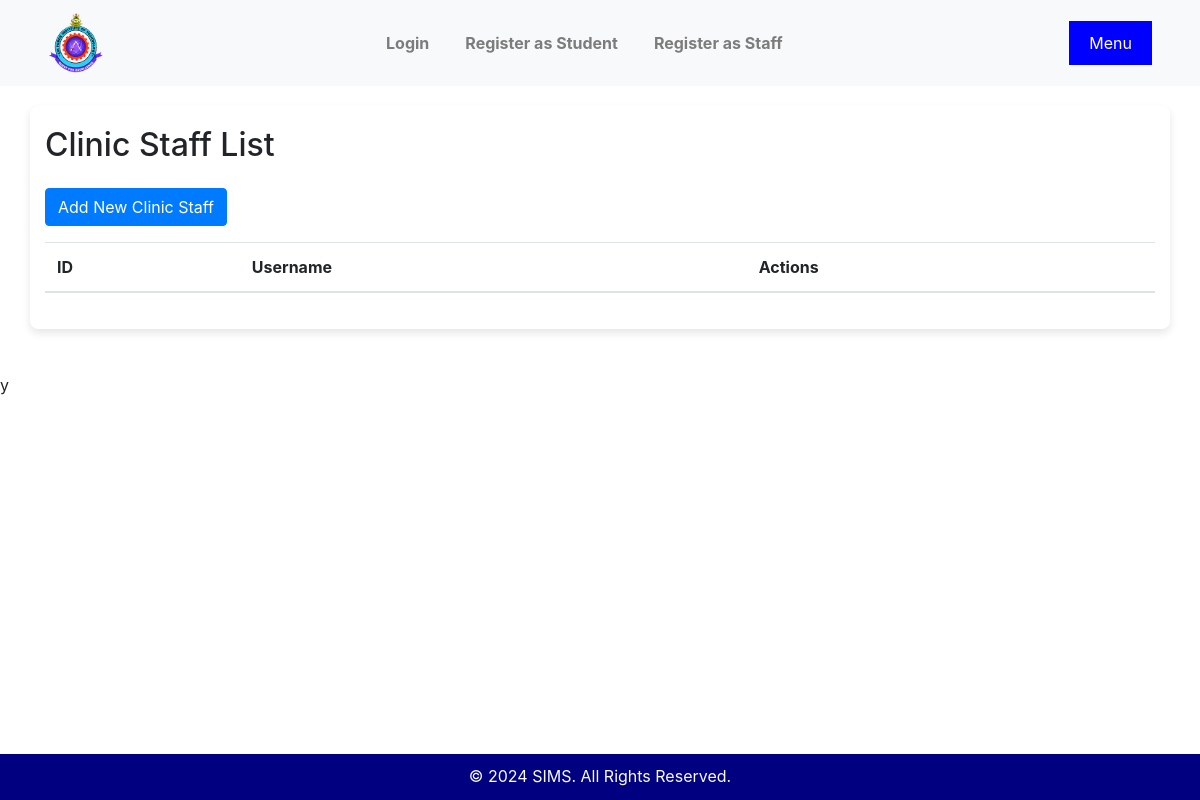
/clinicstaff/, run on an earlier commit of the app's database.
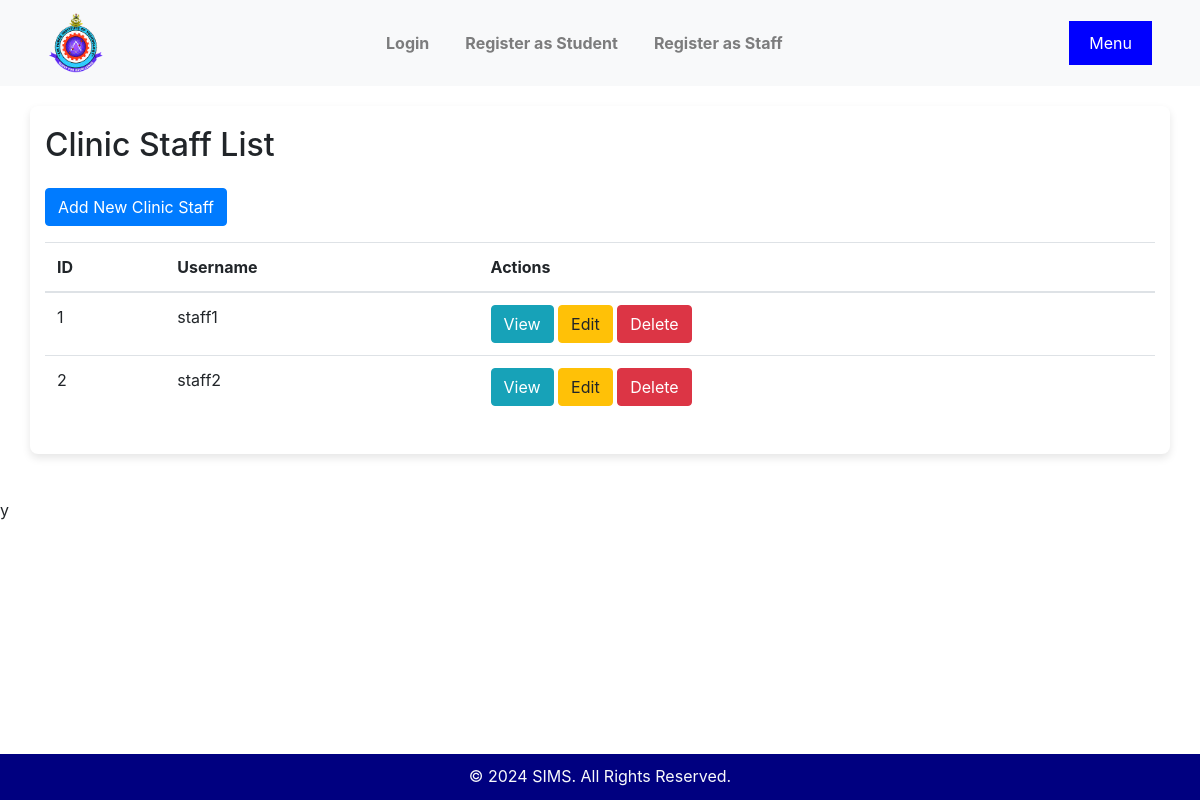
And on a later commit of the database.
### ims/models.py (models this page shows, shortened)
class ClinicStaff(models.Model):
    user = models.OneToOneField(User, on_delete=models.CASCADE)

### users/models.py (models this page shows, shortened)
class CustomUser(AbstractUser):
    ROLE_CHOICES = [
        ('ADMIN', 'Admin'),
        ('STUDENT', 'Student'),
        ('LECTURER', 'Lecturer'),
        ('CLINIC_STAFF', 'Clinic Staff'),
    ]
    role = models.CharField(max_length=20, choices=ROLE_CHOICES)
    Approved = models.BooleanField(default=True)
    objects = CustomUserManager()

### ims/views.py (the view)
# urls.py: path('clinicstaff/', views.ClinicStaffListView.as_view(), name='clinicstaff_list'),
class ClinicStaffListView(ListView):
    model = ClinicStaff
    context_object_name = 'clinicstaffs'
    template_name = 'clinic_staff/clinicstaff_list.html'

### templates/clinic_staff/clinicstaff_list.html (shortened to what this page needs)
{% extends 'base.html' %}
{% block content %}
    <h2>Clinic Staff List</h2>
    <a href="{% url 'clinicstaff_create' %}" class="btn btn-primary my-3">Add New Clinic Staff</a>
    <table class="table">
        <thead>
            <tr>
                <th>ID</th>
                <th>Username</th>
                <th>Actions</th>
            </tr>
        </thead>
        <tbody>
            {% for staff in clinicstaffs %}
                <tr>
                    <td>{{ staff.id }}</td>
                    <td>{{ staff.user.username }}</td>
                    <td>
                        <a href="{% url 'clinicstaff_detail' staff.id %}" class="btn btn-info">View</a>
                        <a href="{% url 'clinicstaff_update' staff.id %}" class="btn btn-warning">Edit</a>
                        <a href="{% url 'clinicstaff_delete' staff.id %}" class="btn btn-danger">Delete</a>
                    </td>
                </tr>
            {% endfor %}
        </tbody>
    </table>
{% endblock %}

What changed in the data, as far as the page shows it:
added ClinicStaff: id "1", user.username "staff1"
added ClinicStaff: id "2", user.username "staff2"
